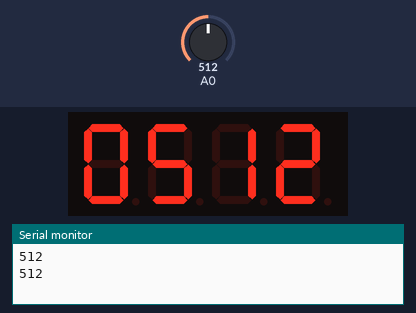
Bench run of a sketch on a simulated Arduino Uno, built with avr-gcc and run on an emulated ATmega328P. Parts: 4-digit seven-segment display, the last lines printed to the serial monitor. Wiring (inferred from the names in the program): 4-digit 7-segment display, segments lit when HIGH: segments pin 2, pin 3, pin 4, pin 5, pin 6, pin 7, pin 8, pin 9; digit selects pin 13, pin 12, pin 11, pin 10. Inputs (shaded band) come from the test bench; at power-on: A0 = 512. The segment pins are drawn as the display they are named for.

Above: at 1.5 s.
1.6 s: A0 set to 1023
At 3.2 s:
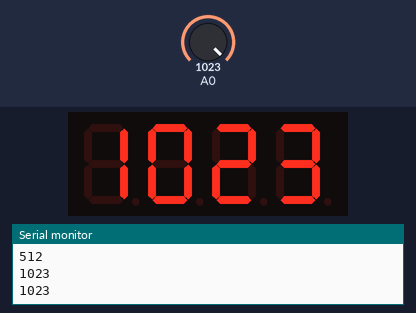
5.2 s: A0 set to 716
At 5.97 s:
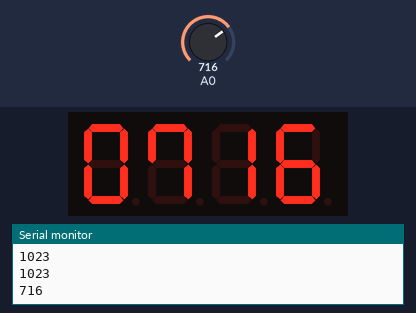
7.8 s: A0 set to 900
At 9.7 s:
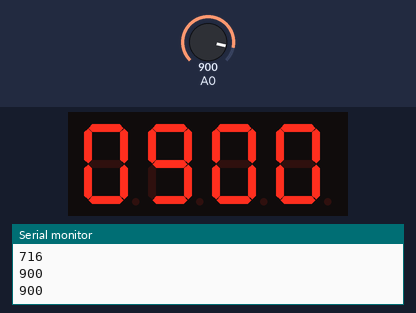
10.9 s: A0 set to 122
At 12.8 s:
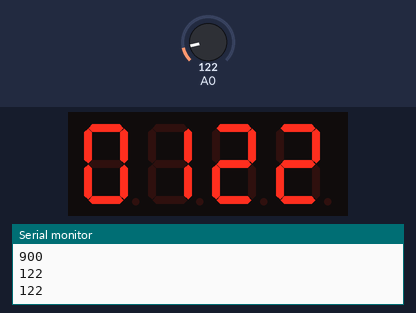
14.5 s: A0 set to 511
At 15.7 s:
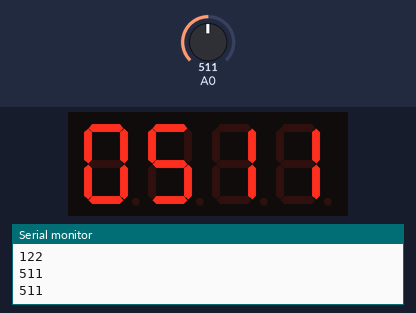
18.1 s: A0 set to 122
At 20.0 s:
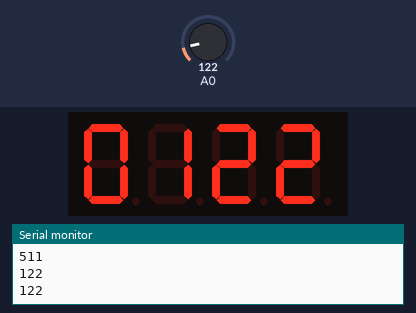

Measured:
- after the input at 5.2 s, the display: first differs from a run without the input after 0.28 s (image 2)
- what the display in image 0 shows lasts 0.4 s, from 1.2 s to 1.6 s
- what the display in image 1 shows lasts 2.3 s, from 2.4 s to 4.7 s
- what the display in image 4 shows lasts 1.1 s, from 12.4 s to 13.5 s
- what the display in image 5 shows lasts 1.2 s, from 14.8 s to 16.0 s

The sketch:

202211040_Bsh_4_7segs.ino
```cpp
int segPin[8] = {2, 3, 4, 5, 6, 7, 8,9};
int digPin[4] = {13, 12, 11, 10};
int delayTime = 3;
byte Numbers[10] = {0b11111100, 0b01100000, 0b11011010, 0b11110010, 0b01100110,
0b10110110, 0b10111110, 0b11100100, 0b11111110, 0b11110110};
void displayNumber(int pos, int n) {
// 출력할 자리 찾기
for (int i=0; i<4; i++) {
if (digPin[i] == pos) {
digitalWrite(digPin[i], LOW);
}
else {
digitalWrite(digPin[i], HIGH);
}
}
// 8개 세그먼트를 제어해서 원하는 숫자 출력
for(int i = 0; i < 7; i++){
byte segment = (Numbers[n] & (0x02 << i)) >> i+1;
if(segment == 1){
digitalWrite(segPin[6 - i], HIGH);
} else {
digitalWrite(segPin[6 - i], LOW);
}
}
delay(delayTime);
}

void setup() {
Serial.begin(9600);
for(int i=0; i<4; i++) {
pinMode(digPin[i], OUTPUT);
}
for(int i=0; i<8; i++) {
pinMode(segPin[i], OUTPUT);
}
}
void clearLEDs() {
for(int i=0; i<4; i++) {
digitalWrite(digPin[i], LOW);
}
for(int i=0; i<8; i++) {
digitalWrite(segPin[i], LOW);
}
}

int n =0;
int readValue;
void loop() {
n++;
if (n % 50 == 1) {
readValue = analogRead(A0);
Serial.println(readValue);
}
int c[4] = {0, 0, 0, 0};
c[0] = readValue/1000;     // 1000의 자리 숫자
c[1]=(readValue/100)%10; // 100의 자리 숫자
c[2]=(readValue/10)%10;  // 10의 자리 숫자
c[3]=readValue%10;        // 1의 자리 숫자
for (int i=0; i<4; i++) displayNumber(digPin[i],c[i]);
clearLEDs();
delay(delayTime);
}
```
